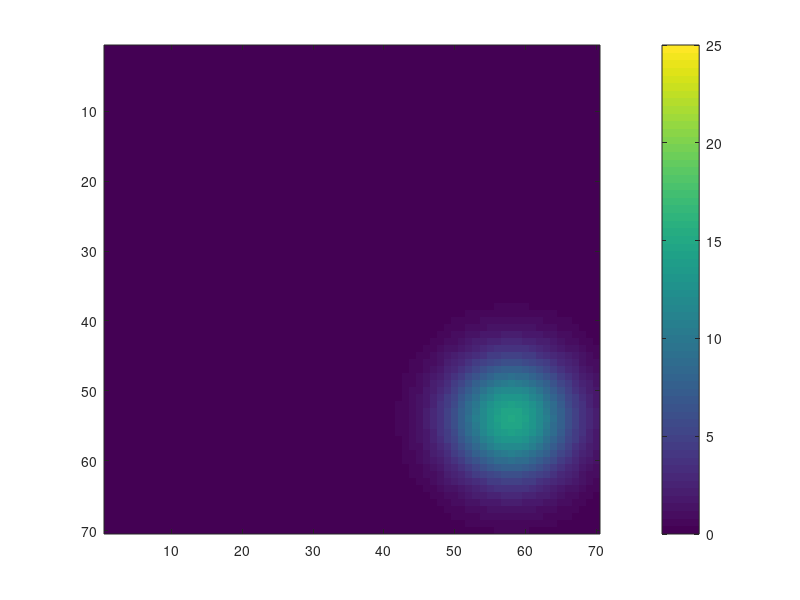

Here is the MATLAB script that generated this plot:
clear all;
close all;clc;
i=0;
c=0;
count=0;
bb=18;
for ii=bb:10:60
    if ii==bb
        yax=20:10:55;
    else
        yax=14:10:60;
    end
    for  jj=yax
        c=c+1;
        center = [ii jj]; % again, example values
        %center=[0 0];
        for amp=15;%5:10:40
            count=count+1;
            sigma = [6 6];
            R = max(sigma(:));
            %[xgrid, ygrid] = meshgrid( center(1)-R: center(1)+R,center(2)-R: center(2)+R);
            [xgrid, ygrid] = meshgrid(1:70);
            for theta = 180%:-15:45
                
                %for theta=135:-90:45
                x = (((xgrid-center(1))*cosd(theta) + (ygrid-center(2))*sind(theta))/sigma(1)).^2;
                y = (((xgrid-center(1))*sind(theta) - (ygrid-center(2))*cosd(theta))/sigma(2)).^2;
                G = amp*exp(-(x+y)/2);i=i+1;
                 G(G<1e-6)=0;
                X1(:,:,i) = G;
                label(i)=count+10;
                % figure(1);
                % contour(xgrid, ygrid, G);pause(0.01);
                % figure(1);
                imagesc(G); h=colorbar;caxis([0 25]);pause(0.05);
                max(max(G))
             
            end
            
            [ii,jj]
        end
        
        
    end
    
end
 save('Final_X_test_sigma_6_AMP15.mat','X1','label');